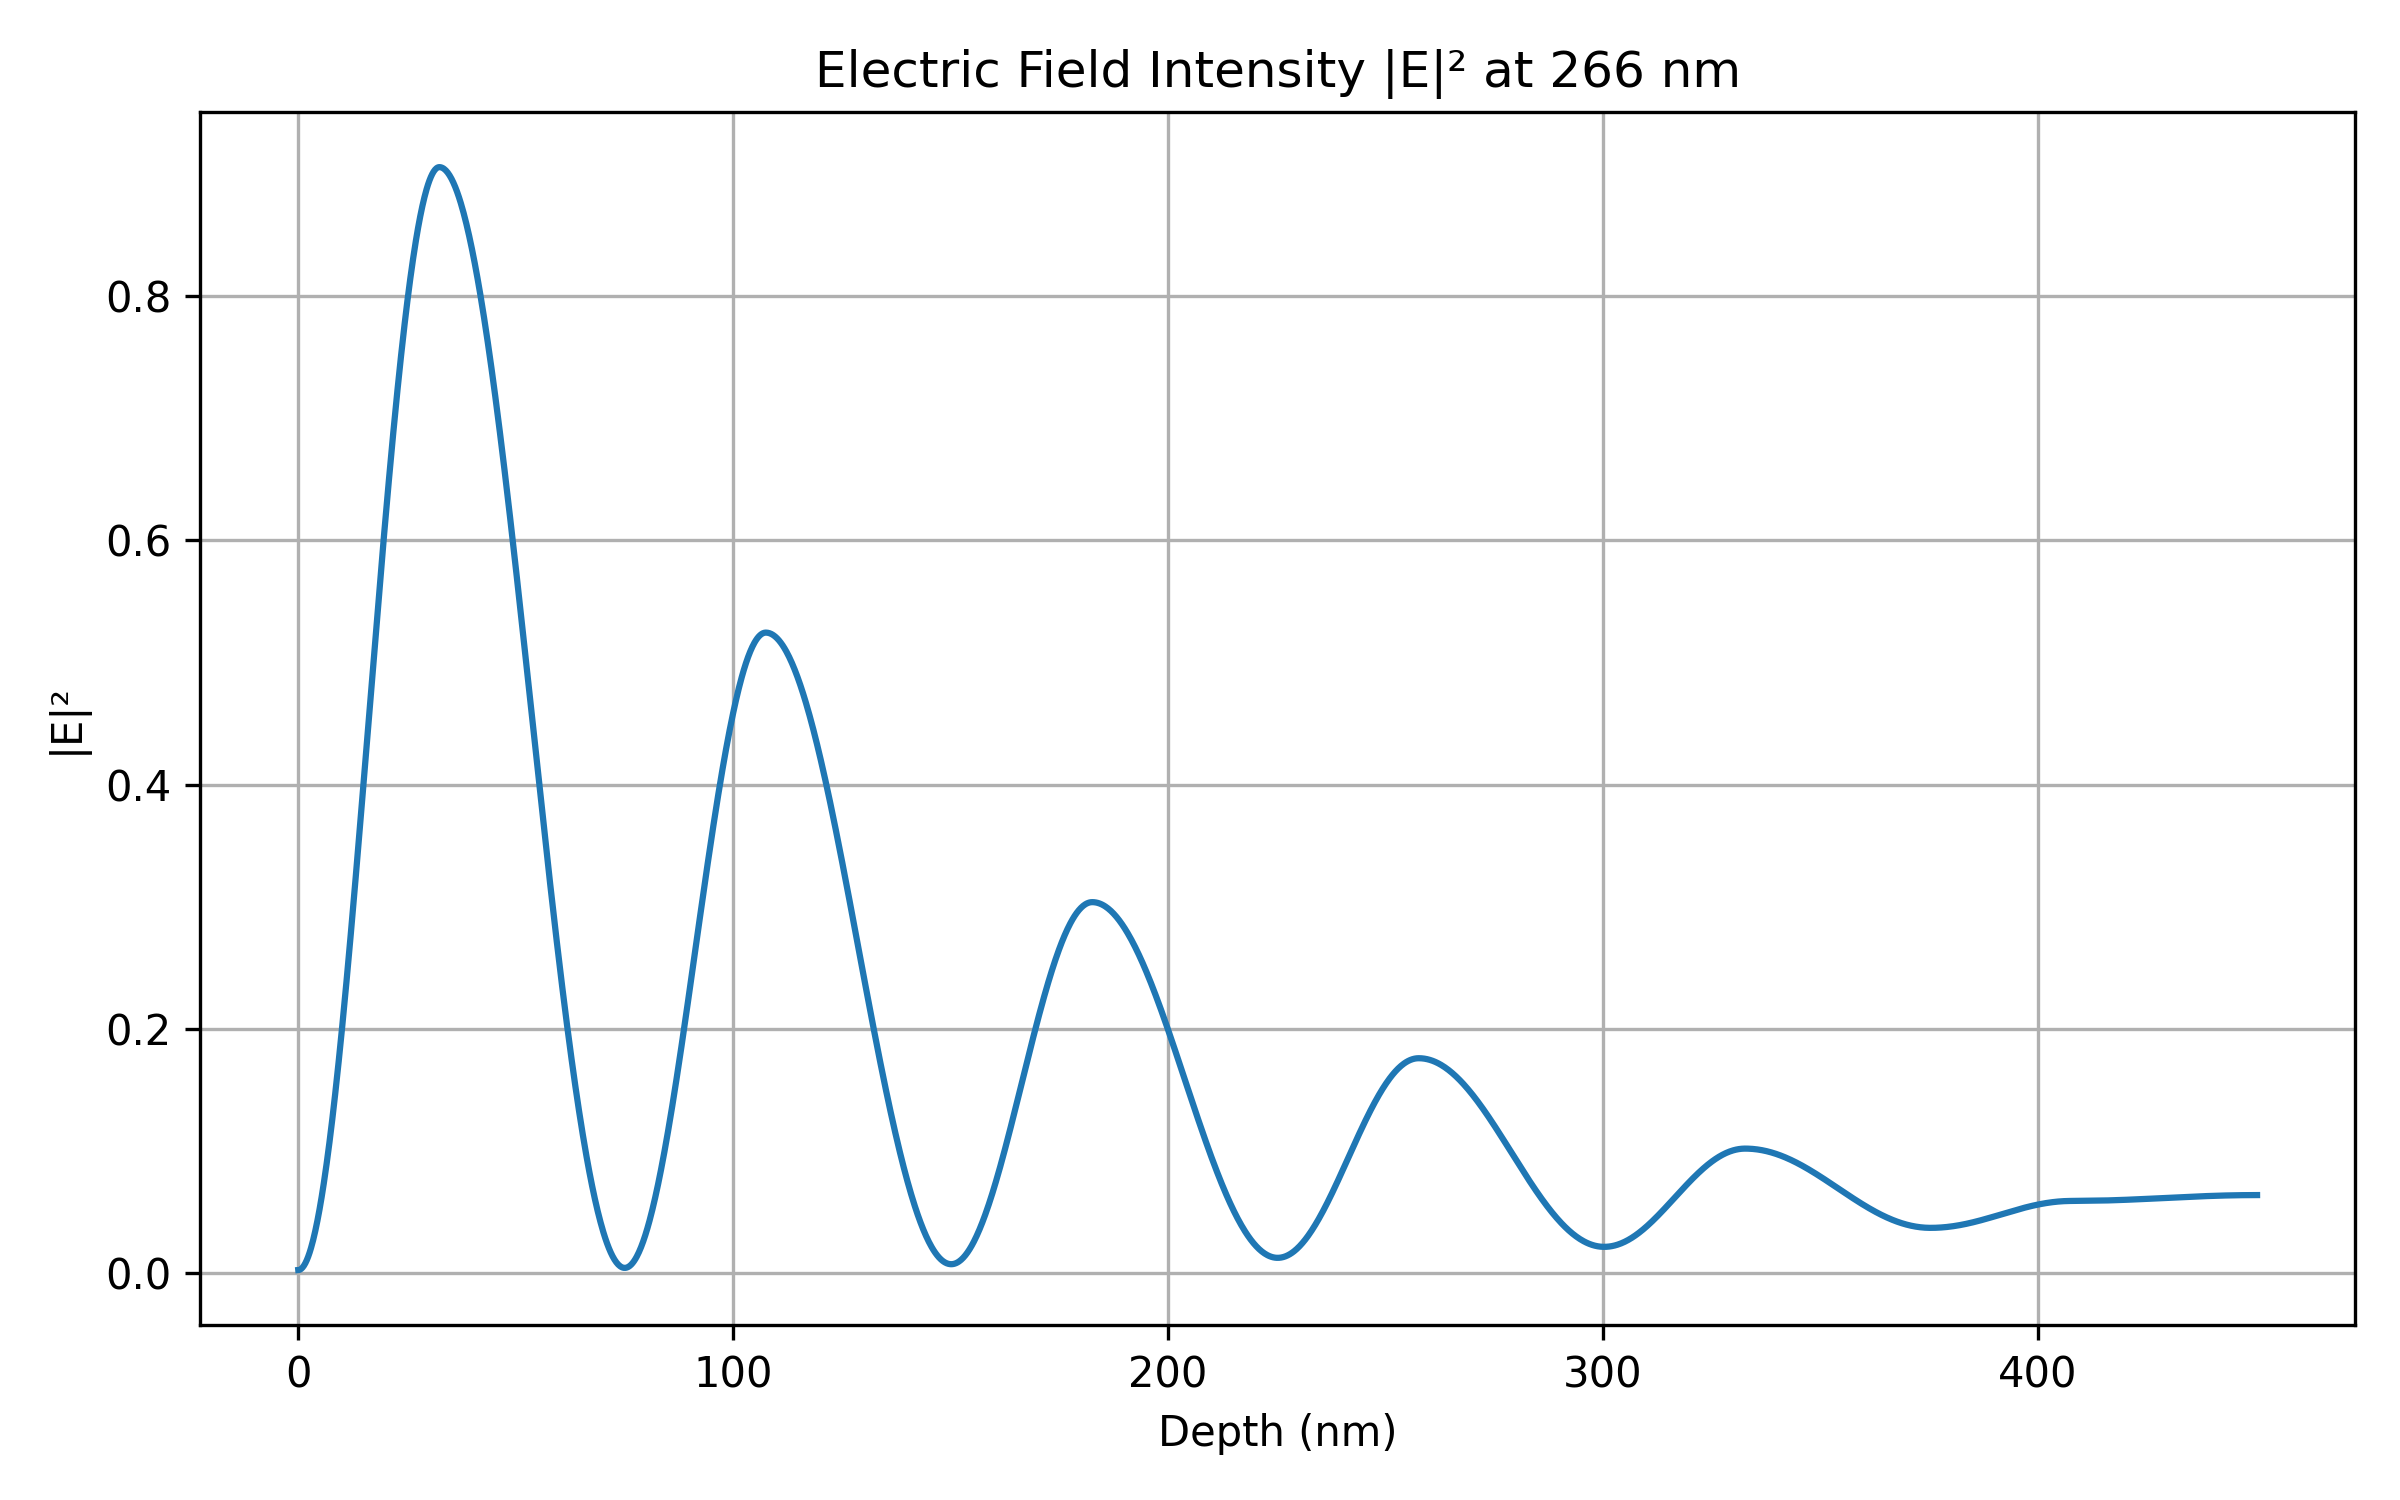

Reproduce this figure in Python.

import numpy as np
import matplotlib.pyplot as plt
from tmm import coh_tmm, position_resolved
from stack_builder import build_duv_stack

# ===============================
# Parameters
# ===============================
wavelength = 266e-9
theta = 0
pol = 's'

# ===============================
# Build stack
# ===============================
n_list, d_list = build_duv_stack(wavelength)

# Solve TMM
result = coh_tmm(pol, n_list, d_list, theta, wavelength)

# ===============================
# Compute field distribution
# ===============================

z_global = []
E_intensity = []

current_position = 0

# Skip first and last layers (semi-infinite)
for layer_index in range(1, len(d_list)-1):

    thickness = d_list[layer_index]

    # create depth points inside this layer
    z_local = np.linspace(0, thickness, 200)

    for z in z_local:
        data = position_resolved(layer_index, z, result)

        # Electric field magnitude squared
        E2 = abs(data['Ey'])**2

        z_global.append(current_position + z)
        E_intensity.append(E2)

    current_position += thickness

# ===============================
# Plot
# ===============================
plt.figure(figsize=(8,5))
plt.plot(np.array(z_global)*1e9, E_intensity)
plt.title("Electric Field Intensity |E|² at 266 nm")
plt.xlabel("Depth (nm)")
plt.ylabel("|E|²")
plt.grid(True)
plt.tight_layout()
plt.savefig("field_distribution.png", dpi=300)
plt.show()
